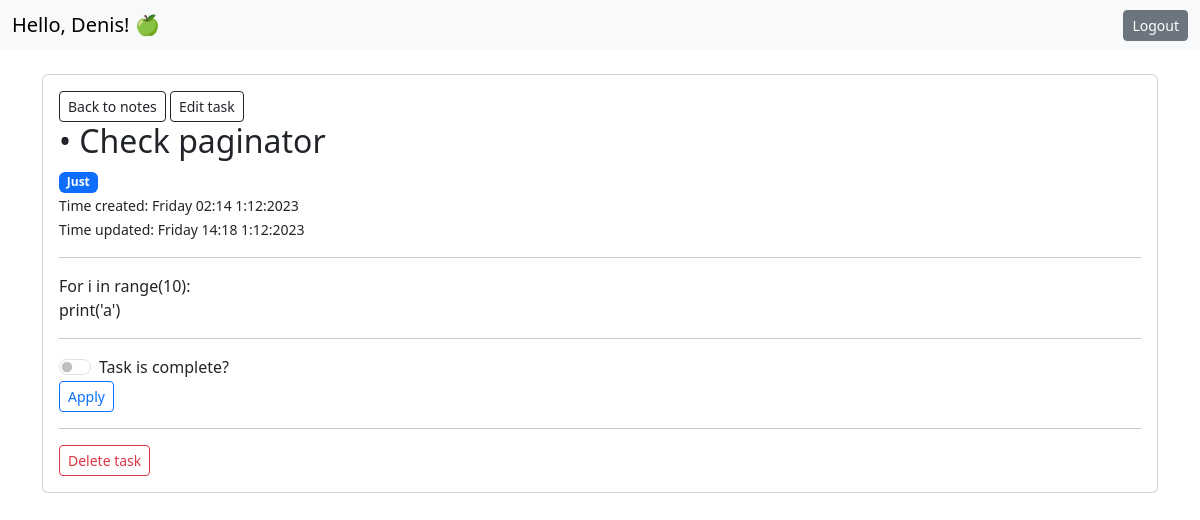
/task/16/ (signed in), run on the app's committed database.
### note/models.py (models this page shows, shortened)
class Task(models.Model):
    user = models.ForeignKey(User, on_delete=models.CASCADE)
    title = models.CharField(max_length=60)
    description = models.TextField(null=True, blank=True)
    complete = models.BooleanField(default=False)
    time_created = models.DateTimeField(auto_now_add=True)
    time_updated = models.DateTimeField(auto_now=True)
    importance = models.ForeignKey(Importance, on_delete=models.CASCADE, null=False)
    class Meta:
        ordering = ["-time_updated"]

class Importance(models.Model):
    name = models.CharField(max_length=255)

### note/views.py (the view)
# urls.py: path('task/<int:pk>/', views.detail_task_view, name='detail'),
@login_required
def detail_task_view(request, pk):
    form = AddTaskForm()
    if request.method == "POST":
        if len(request.POST) == 2:
            task = Task.objects.get(pk=pk)
            task.complete = True
            task.save()
            return redirect("notes")
    task = Task.objects.get(pk=pk)
    return render(request, "detail_page.html", context={"task": task, "form": form})

### note/forms.py
class AddTaskForm(forms.ModelForm):
    class Meta:
        model = Task
        exclude = ["user"]
        widgets = {
            "title": forms.TextInput(attrs={"class": "form-control"}),
            "description": forms.Textarea(attrs={"class": "form-control"}),
            "complete": forms.CheckboxInput(attrs={"class": "form-check-input"}),
            "importance": forms.Select(attrs={"class": "form-control"}),
        }

### note/templates/detail_page.html (shortened to what this page needs)
{% extends 'base.html' %}
{% block content %}
<br />
<div class="card">
    <div class="card-body">
        <a href="{% url 'notes' %}" class="btn btn-outline-dark btn-sm">Back to notes</a>
        <a href="{% url 'edit' pk=task.pk %}" class="btn btn-outline-dark btn-sm">Edit task</a>
        <h2 class="card-title">• {{ task.title }}</h2>
        {% if task.importance.name == 'Just' %}
        <small class="badge text-bg-primary">{{ task.importance.name }}</small>
        {% elif task.importance.name == 'Urgently' %}
        <small class="badge text-bg-warning">{{ task.importance.name }}</small>
        {% endif %}
        <br />
        <small class="card-text">Time created: {{ task.time_created|date:'l H:i j:m:Y' }}</small>
        {% if task.time_updated != task.time_created %}
        <br />
        <small class="card-text">Time updated: {{ task.time_updated|date:'l H:i j:m:Y' }}</small>
        {% endif %}
        <hr />
        <p class="card-text">{{ task.description|linebreaksbr|safe }}</p>
        {% if task.description != '' %}
        <hr />
        {% endif %}
        <form method="post">
            <div class="form-check form-switch">
                {{ form.complete }}
                <label class="form-check-label" for="id_complete">Task is complete?</label>
            </div>
            <button type="submit" class="btn btn-outline-primary btn-sm">Apply</button>
        </form>
        <hr />
        <a href="{% url 'delete' task.pk %}" class="btn btn-outline-danger btn-sm">Delete task</a>
    </div>
</div>
{% endblock %}

### note/templates/navbar.html
<nav class="navbar navbar-expand-lg bg-body-tertiary">
    <div class="container-fluid">
        {% if request.user.is_authenticated %}
        <span class="navbar-brand mb-0 h1">Hello, {{ request.user.first_name }}! 🍏</span>
        {% else %}
        <span class="navbar-brand mb-0 h1">🍏</span>
        {% endif %}
        <div>
        {% if request.user.is_authenticated %}
        <a href="{% url 'logout' %}" class="btn btn-secondary btn-sm">Logout</a>
        {% else %}
        <a href="{% url 'login' %}" class="btn btn-secondary btn-sm">Login</a>
        <a href="{% url 'register' %}" class="btn btn-secondary btn-sm">Register</a>
        {% endif %}
        </div>
    </div>
</nav>

### data on the page
Task: title "Check paginator", importance.name "Just", time_created "Friday 02:14 1:12:2023", time_updated "Friday 14:18 1:12:2023", description "For i in range(10): print('a')"

### other printed values
{{ request.user.first_name }} "Denis"
